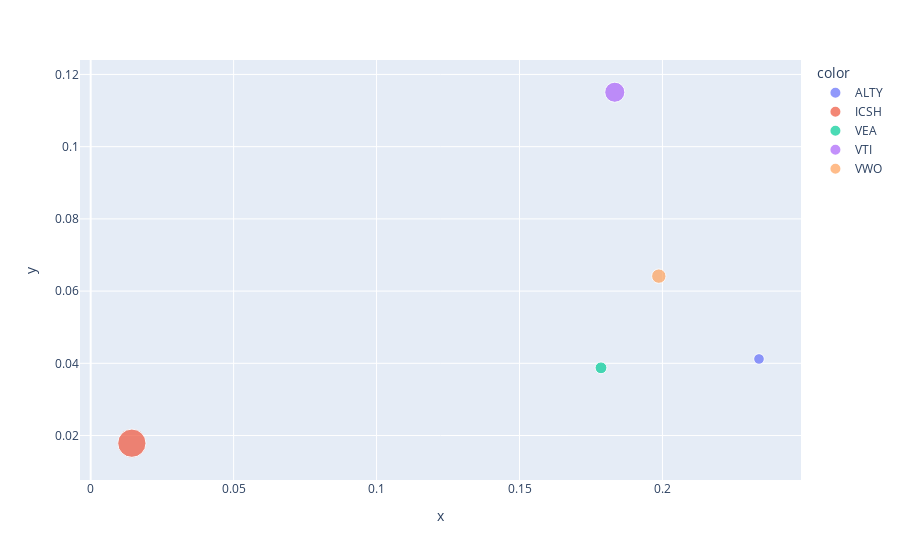

The code cell stored with this chart in its notebook:
### Markdown cell above
# Functions

### Code cell
def get_risk(prices):
    return (prices / prices.shift(1) - 1).dropna().std() * np.sqrt(52)

def get_return(prices):
    return ((prices / prices.shift(1) - 1).dropna().mean() * 52)

def get_portfolio_risk(weights, returns):    
    return np.sqrt(np.dot(weights.T, np.dot(returns.cov(),weights)))

def get_portfolio_return(weights, returns):
    if type(returns) == pd.Series:
        return (weights * returns).sum()
    else:
        return returns.mul(weights, axis=1).sum(axis=1).mean()

def get_risk_adj_ret(weights, returns, riskFreeRate=0.0):    
    portRet = returns.mul(weights, axis=1).sum(axis=1)
    return (portRet.mean()-riskFreeRate)/portRet.std()

px.scatter(x=get_risk(prices).values, y=get_return(prices).values, 
           color=prices.columns, size=get_return(prices).values/get_risk(prices).values).show()

### Figure 1 — Plotly figure (JSON) as saved in the notebook; plotly's stock layout.template omitted (floating-point values rounded to 4 significant figures)
{"data": [{"hovertemplate": "color=ALTY<br>x=%{x}<br>y=%{y}<br>size=%{marker.size}<extra></extra>", "legendgroup": "ALTY", "marker": {"color": "#636efa", "size": [0.1763], "sizemode": "area", "sizeref": 0.003103, "symbol": "circle"}, "mode": "markers", "name": "ALTY", "orientation": "v", "showlegend": true, "type": "scatter", "x": [0.2338], "xaxis": "x", "y": [0.0412], "yaxis": "y"}, {"hovertemplate": "color=ICSH<br>x=%{x}<br>y=%{y}<br>size=%{marker.size}<extra></extra>", "legendgroup": "ICSH", "marker": {"color": "#EF553B", "size": [1.241], "sizemode": "area", "sizeref": 0.003103, "symbol": "circle"}, "mode": "markers", "name": "ICSH", "orientation": "v", "showlegend": true, "type": "scatter", "x": [0.01441], "xaxis": "x", "y": [0.01788], "yaxis": "y"}, {"hovertemplate": "color=VEA<br>x=%{x}<br>y=%{y}<br>size=%{marker.size}<extra></extra>", "legendgroup": "VEA", "marker": {"color": "#00cc96", "size": [0.2171], "sizemode": "area", "sizeref": 0.003103, "symbol": "circle"}, "mode": "markers", "name": "VEA", "orientation": "v", "showlegend": true, "type": "scatter", "x": [0.1785], "xaxis": "x", "y": [0.03875], "yaxis": "y"}, {"hovertemplate": "color=VTI<br>x=%{x}<br>y=%{y}<br>size=%{marker.size}<extra></extra>", "legendgroup": "VTI", "marker": {"color": "#ab63fa", "size": [0.6277], "sizemode": "area", "sizeref": 0.003103, "symbol": "circle"}, "mode": "markers", "name": "VTI", "orientation": "v", "showlegend": true, "type": "scatter", "x": [0.1833], "xaxis": "x", "y": [0.1151], "yaxis": "y"}, {"hovertemplate": "color=VWO<br>x=%{x}<br>y=%{y}<br>size=%{marker.size}<extra></extra>", "legendgroup": "VWO", "marker": {"color": "#FFA15A", "size": [0.3228], "sizemode": "area", "sizeref": 0.003103, "symbol": "circle"}, "mode": "markers", "name": "VWO", "orientation": "v", "showlegend": true, "type": "scatter", "x": [0.1987], "xaxis": "x", "y": [0.06415], "yaxis": "y"}], "layout": {"legend": {"itemsizing": "constant", "title": {"text": "color"}, "tracegroupgap": 0}, "margin": {"t": 60}, "xaxis": {"anchor": "y", "domain": [0, 1], "title": {"text": "x"}}, "yaxis": {"anchor": "x", "domain": [0, 1], "title": {"text": "y"}}}}
